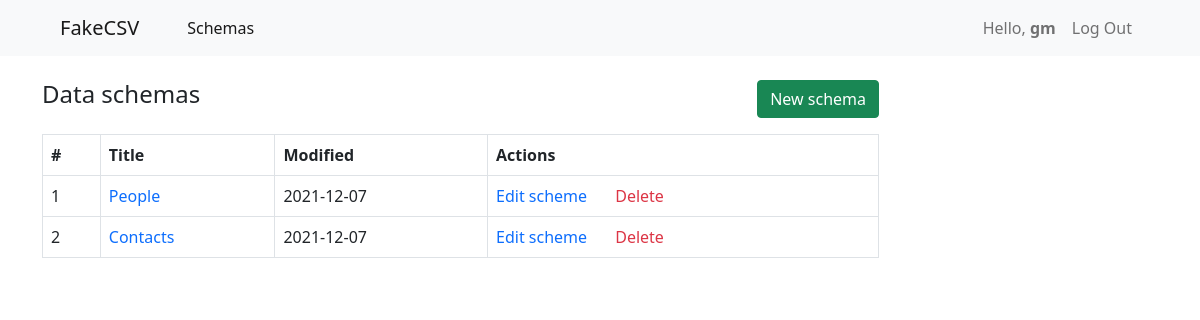
/ (signed in), run on the app's committed database.
### schemas/models.py (models this page shows, shortened)
class User(AbstractUser):
    def __str__(self):
        return self.username

class Schema(models.Model):
    COL_SEP_CHOICES = ( (',', 'Comma(,)'), ('|', "Pipe(|)"), (';', 'Semicolon(;)') )
    STR_CHAR_CHOICES = ( ('"','Double-quote(")'), ("'","Single-quote(')"))
    user = models.ForeignKey(User, on_delete=models.CASCADE, related_name="schemas")
    name = models.CharField(max_length=100)
    colomn_separator = models.CharField(max_length=20, choices = COL_SEP_CHOICES, default='Comma(,)')
    string_character = models.CharField(max_length=20, choices = STR_CHAR_CHOICES, default='Double-quote(")')
    created_at = models.DateTimeField(auto_now_add=True)
    updated_at = models.DateTimeField(auto_now=True)
    is_deleted = models.BooleanField(blank=True, null=True)
    deleted_at = models.DateTimeField(blank=True, null=True)

### schemas/views.py (the view)
# urls.py: path("", views.index, name="index"),
def index(request):
    schemas = Schema.objects.filter(user=request.user.id)
    context = {
        'schemas': schemas
    }
    return render(request, "schemas/index.html", context=context)

### schemas/templates/schemas/index.html (shortened to what this page needs)
{% extends "schemas/layout.html" %}
{% load static %}
{% block body %}
<div class="col-9 my-3">
    <div class="row my-3">
        <h4 class="col-6">
            Data schemas
        </h4>
        <div class="d-grid gap-2 d-md-flex justify-content-md-end col-6">
            <a href="{% url 'schema' %}" class="btn btn-success">New schema</a>
        </div>
    </div>
    <table class="table table-bordered">
        <thead>
            <tr>
                <th>#</th>
                <th>Title</th>
                <th>Modified</th>
                <th>Actions</th>
            </tr>
        </thead>
        <tbody>
            {% for schema in schemas %}
            <tr>
                <td>{{ forloop.counter }}</td>
                <td>
                    <a href="{% url 'datasets' schema.id %}">
                        {{ schema.name }}
                    </a>
                </td>
                <td>
                    {{ schema.updated_at|date:"Y-m-d" }}
                </td>
                <td>
                    <a href="#">
                        Edit scheme{{ n }}
                    </a>
                    <a href="#" class="link-danger ms-4">
                        Delete
                    </a>
                </td>
            </tr>
            {% endfor %}
        </tbody>
    </table>
</div>
{% endblock %}

### schemas/templates/schemas/inc/navbar.html (shortened to what this page needs)
<nav class="navbar navbar-expand-lg navbar-light bg-light">
    <div class="container-fluid">
      <a class="navbar-brand ps-5" href="#">FakeCSV</a>
      <div class="collapse navbar-collapse" id="navbarScroll">
        <ul class="navbar-nav me-auto my-2 my-lg-0 navbar-nav-scroll" style="--bs-scroll-height: 100px;">
          <li class="nav-item ms-4">
            <a class="nav-link active" href="{% url 'index' %}">Schemas</a>
          </li>
        </ul>
        <ul class="navbar-nav mr-auto pe-5">
            {% if user.is_authenticated %}
            <li class="nav-item">
                <a class="nav-link" href="#">Hello, <strong>{{ user.username }}</strong></a>
            </li>
            <li class="nav-item">
                <a class="nav-link" href="{% url 'logout' %}">Log Out</a>
            </li>
            {% endif %}
        </ul>
      </div>
    </div>
  </nav>

### schemas/static/schemas/styles.css (style rules this page uses)
a { text-decoration: none; }

### data on the page
User: username "gm"
Schema: name "People", updated_at "2021-12-07"
Schema: name "Contacts", updated_at "2021-12-07"
